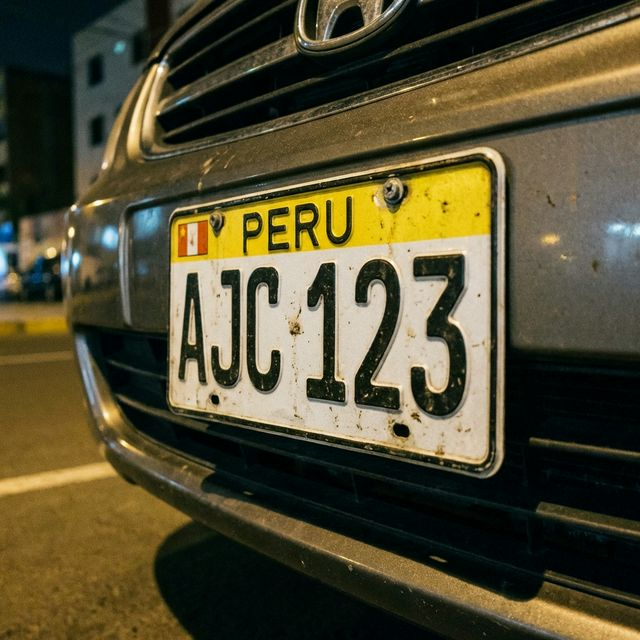
#> input picture tests/perspective_experiment/plates/perspective1.jpg, 640 x 640 px
$ python -i resolution_process.py   (imports and definitions only)   (older library calls are emulated)
#> lines starting #> are read from the running program, lines starting #| are printed output that depends on the picture; after the words box and inside, x2 and y2 are one past the last pixel; in counts of white or black regions, pixels touching at a corner belong together
import cv2
import numpy as np
import os
import time
from pathlib import Path

class SuperResolutionProcessor:
    """
    Super Resolution processor for enhancing license plate images without requiring
    external pre-trained models, designed to be compatible with InfractiVision
    preprocessing pipeline.
    """

    def __init__(self, scale_factor=2, denoise_strength=5, sharpen_strength=0.5):
        """
        Initialize the super resolution processor with customizable parameters.

        Args:
            scale_factor (int): Upscaling factor (1-4)
            denoise_strength (int): Strength of denoising (0-10)
            sharpen_strength (float): Strength of sharpening (0-1)
        """
        self.scale_factor = max(1, min(4, scale_factor))  # Limit between 1-4
        self.denoise_strength = max(0, min(10, denoise_strength))
        self.sharpen_strength = max(0, min(1, sharpen_strength))

        # Configure processing options
        self.use_gpu = False
        try:
            # Check if OpenCV can use CUDA
            cv_build_info = cv2.getBuildInformation()
            self.use_gpu = "NVIDIA CUDA" in cv_build_info and "YES" in cv_build_info.split("NVIDIA CUDA")[1].split("\n")[0]

            if self.use_gpu:
                print("CUDA available: GPU acceleration enabled for super-resolution")
        except:
            print("GPU not available, using CPU for processing")

    def enhance(self, image):
        """
        Apply multi-step enhancement to the license plate image.

        Args:
            image: Input image (numpy array BGR format or path to image)

        Returns:
            Enhanced super-resolution image
        """
        # Handle string path input
        if isinstance(image, str) or isinstance(image, Path):
            image = cv2.imread(str(image))

        if image is None or image.size == 0:
            print("Invalid image input for super-resolution")
            return None

        # Save original for final blending
        original = image.copy()

        # Create a processing pipeline
        processed = image.copy()

        # 1. Preprocessing (normalize brightness/contrast)
        processed = self._preprocess(processed)

        # 2. Denoise the image muy suavemente
        processed = self._denoise(processed)

        # 3. Mejorar contraste específicamente para OCR - muy conservador
        processed = self._enhance_contrast_for_ocr(processed)

        # 4. Mejorar específicamente caracteres de placas
        processed = self._enhance_plate_characters(processed)

        # 5. Upscale the image using advanced interpolation
        processed = self._upscale(processed)

        # 6. Apply minimal sharpening to enhance details
        processed = self._sharpen(processed)

        # 7. Apply post-processing enhancements - mucho más conservador
        processed = self._post_process(processed)

        # 8. NUEVO: Mezcla final con la imagen original para preservar textura natural
        if len(original.shape) == 2 and len(processed.shape) > 2:
            original_gray = original
        elif len(original.shape) > 2:
            original_gray = cv2.cvtColor(original, cv2.COLOR_BGR2GRAY)
        else:
            original_gray = original

        if len(processed.shape) == 2 and len(original.shape) > 2:
            # Redimensionar si es necesario
            if original_gray.shape != processed.shape:
                original_gray = cv2.resize(original_gray, (processed.shape[1], processed.shape[0]))

            # Mezcla final - mucho más conservadora para preservar detalles
            final_result = cv2.addWeighted(processed, 0.7, original_gray, 0.3, 0)
        else:
            final_result = processed

        return final_result

    def _preprocess(self, image):
        """Prepare the image with very gentle normalization and contrast enhancement"""
        # Convert to grayscale if color (for license plates)
        if len(image.shape) > 2:
            gray = cv2.cvtColor(image, cv2.COLOR_BGR2GRAY)
        else:
            gray = image.copy()

        # Guardar original para mezcla posterior
        original = gray.copy()

        # NUEVO: Verificar si la imagen necesita mejora de contraste
        min_val, max_val = np.min(gray), np.max(gray)
        contrast_range = max_val - min_val

        # Si el contraste ya es bueno, apenas tocamos la imagen
        if contrast_range > 100:
            # Apenas aplicar CLAHE muy suave
            clahe = cv2.createCLAHE(clipLimit=1.0, tileGridSize=(2, 2))
            enhanced = clahe.apply(gray)
            # Mayor peso a la original
            result = cv2.addWeighted(original, 0.7, enhanced, 0.3, 0)
            return result

        # Si el contraste es bajo, aplicar mejoras más sustanciales pero cuidadosas
        # Aplicar CLAHE con parámetros muy conservadores
        clahe = cv2.createCLAHE(clipLimit=1.2, tileGridSize=(2, 2))
        enhanced = clahe.apply(gray)

        # Eliminar ruido con filtro muy suave
        enhanced = cv2.GaussianBlur(enhanced, (3, 3), 0.5)

        # Normalizar usando percentiles para evitar valores extremos
        p5 = np.percentile(enhanced, 5)
        p95 = np.percentile(enhanced, 95)

        # Asegurar que hay suficiente rango para la normalización
        if p95 - p5 > 10:
            # Normalización más conservadora - sólo estirar parcialmente el histograma
            enhanced = np.clip((enhanced - p5) * 220.0 / (p95 - p5) + 20, 0, 255).astype(np.uint8)

        # MUCHO más peso a la imagen original para preservar detalles
        result = cv2.addWeighted(original, 0.6, enhanced, 0.4, 0)

        return result

    def _enhance_contrast_for_ocr(self, image):
        """Mejorar muy suavemente el contraste para OCR en placas de bajo contraste"""
        # Calcular histograma
        hist = cv2.calcHist([image], [0], None, [256], [0, 256])

        # Verificar si la imagen tiene bajo contraste
        hist_norm = hist / (image.shape[0] * image.shape[1])
        cumulative = np.cumsum(hist_norm)
        low_threshold = np.argmax(cumulative > 0.05)
        high_threshold = np.argmax(cumulative > 0.95)

        # Para placas, incluso con contraste normal aplicar mejora muy suave
        original = image.copy()

        # Aplicar ecualización muy limitada con parámetros muy conservadores
        clahe = cv2.createCLAHE(clipLimit=1.0, tileGridSize=(2, 2))
        enhanced = clahe.apply(image)

        # Si el contraste es muy bajo, aplicar mejoras adicionales muy suaves
        if high_threshold - low_threshold < 80:
            # No usar algoritmos agresivos, solo mejora suave de contraste local
            kernel_size = min(image.shape[0] // 4, image.shape[1] // 4, 15)
            if kernel_size % 2 == 0:
                kernel_size += 1

            if kernel_size >= 3:
                # Mejora local muy suave
                enhanced = cv2.equalizeHist(image)
                # Darle mucho más peso a la original
                enhanced = cv2.addWeighted(original, 0.75, enhanced, 0.25, 0)

        # Para todos los casos, mezcla muy conservadora
        return cv2.addWeighted(original, 0.8, enhanced, 0.2, 0)

    def _enhance_plate_characters(self, image):
        """Mejora específica para resaltar los caracteres de placas vehiculares"""
        # Esta función se enfoca en mantener la legibilidad de los caracteres
        original = image.copy()

        # 1. Detección suave de caracteres
        # Usar bordes más suaves para detectar caracteres
        grad_x = cv2.Sobel(image, cv2.CV_16S, 1, 0, ksize=3)
        grad_y = cv2.Sobel(image, cv2.CV_16S, 0, 1, ksize=3)
        abs_grad_x = cv2.convertScaleAbs(grad_x)
        abs_grad_y = cv2.convertScaleAbs(grad_y)
        gradient = cv2.addWeighted(abs_grad_x, 0.5, abs_grad_y, 0.5, 0)

        # Umbral adaptativo para detectar caracteres - muy conservador
        _, binary = cv2.threshold(gradient, 30, 255, cv2.THRESH_BINARY + cv2.THRESH_OTSU)

        # Suavizar la máscara para evitar bordes duros
        kernel = np.ones((3, 3), np.uint8)
        dilated = cv2.dilate(binary, kernel, iterations=1)
        char_mask = cv2.GaussianBlur(dilated, (5, 5), 1.5)

        # Normalizar la máscara a [0,1]
        char_mask = char_mask / 255.0

        # 2. Realizar mejoras selectivas en las áreas de caracteres
        # Mejora del contraste local - muy conservadora
        clahe = cv2.createCLAHE(clipLimit=1.2, tileGridSize=(2, 2))
        enhanced = clahe.apply(image)

        # Aplicar la máscara de forma suave para mezclar
        # Dieta i3: vectorizado numpy (el doble loop Python tardaba segundos).
        weight = (char_mask * 0.3).astype(np.float32)
        img_f = image.astype(np.float32)
        enh_f = enhanced.astype(np.float32)
        if weight.ndim == 2 and img_f.ndim == 3:
            weight = weight[:, :, None]
        result = img_f * (1.0 - weight) + enh_f * weight

        result = np.clip(result, 0, 255).astype(np.uint8)

        # Mezcla final - mantener mucho más de la original
        return cv2.addWeighted(original, 0.8, result, 0.2, 0)

    def _denoise(self, image):
        """Remove noise very gently while preserving edges and details"""
        original = image.copy()

        # Si la fuerza de denoising es muy baja, apenas hacer algo
        if self.denoise_strength <= 3:
            # Solo aplicar un filtro bilateral muy suave
            denoised = cv2.bilateralFilter(image, 5, max(5, self.denoise_strength * 3),
                                          max(5, self.denoise_strength * 3))
        else:
            # Para niveles medios, usar un enfoque híbrido pero conservador
            # Filtro bilateral para preservar bordes
            bilateral = cv2.bilateralFilter(image, 5, self.denoise_strength * 3, self.denoise_strength * 3)

            # Solo para ruido tipo "sal y pimienta", filtro de mediana muy suave
            if self.denoise_strength > 6:
                median = cv2.medianBlur(image, 3)
                # Mezcla con peso hacia bilateral que preserva bordes
                denoised = cv2.addWeighted(bilateral, 0.7, median, 0.3, 0)
            else:
                denoised = bilateral

            # Para fuerza muy alta, añadir non-local means pero con mucho peso en la original
            if self.denoise_strength > 8:
                h_value = min(10, self.denoise_strength)
                nlm = cv2.fastNlMeansDenoising(image, None, h_value, 5, 11)
                # Mezcla muy conservadora
                denoised = cv2.addWeighted(denoised, 0.7, nlm, 0.3, 0)

        # Mezcla final con la original para preservar detalles
        result = cv2.addWeighted(original, 0.4, denoised, 0.6, 0)
        return result

    def _upscale(self, image):
        """Upscale the image with extreme care for detail preservation"""
        h, w = image.shape[:2]
        target_h, target_w = h * self.scale_factor, w * self.scale_factor

        # Para placas, preservación de texto es crucial
        # Usar un único método de alta calidad: INTER_LANCZOS4 para texto nítido
        upscaled = cv2.resize(image, (target_w, target_h), interpolation=cv2.INTER_LANCZOS4)

        return upscaled

    def _sharpen(self, image):
        """Apply very minimal sharpening to enhance details without artifacts"""
        # Si no se requiere nitidez, devolver imagen original
        if self.sharpen_strength <= 0.1:
            return image

        original = image.copy()

        # Crear una versión suavizada para restar
        blurred = cv2.GaussianBlur(image, (5, 5), 1.0)

        # Crear máscara de bordes para aplicar nitidez selectiva
        mask = cv2.subtract(image, blurred)

        # Ajustar la fuerza pero mantenerla muy baja para evitar ruido
        # Reducir aún más el factor de intensidad
        alpha = self.sharpen_strength * 0.5  # Reducido de 0.8 a 0.5

        # Aplicar nitidez de forma muy selectiva
        sharpened = cv2.addWeighted(image, 1.0, mask, alpha, 0)

        # Mezclar con la original para suavizar el efecto
        result = cv2.addWeighted(original, 0.6, sharpened, 0.4, 0)

        return result

    def _post_process(self, image):
        """Apply extremely gentle final processing focused on detail preservation"""
        # Guardar original para mezcla final
        original = image.copy()

        # Muy suave eliminación de ruido residual
        denoised = cv2.bilateralFilter(image, 5, 10, 10)

        # COMPLETAMENTE NUEVO ENFOQUE: No usar binarización agresiva, sino mejorar contraste local
        # Esto preserva mucho mejor los detalles y las transiciones suaves

        # 1. Aplicar CLAHE muy suave para mejorar detalles
        clahe = cv2.createCLAHE(clipLimit=1.0, tileGridSize=(2, 2))
        enhanced = clahe.apply(denoised)

        # 2. Detectar bordes para aplicar mejoras selectivas
        edges = cv2.Canny(enhanced, 50, 150)
        edges = cv2.dilate(edges, np.ones((2, 2), np.uint8), iterations=1)

        # 3. Crear una máscara de bordes diluida
        edge_mask = cv2.GaussianBlur(edges.astype(float) / 255.0, (5, 5), 1.0)

        # 4. Aplicar mejoras solo en áreas de texto
        # Donde hay bordes (texto), aumentar contraste ligeramente
        # Donde no hay bordes (fondo), suavizar para reducir ruido

        # Crear imagen mejorada solo para áreas de texto
        # Dieta i3: vectorizado (el doble loop con if por píxel bloqueaba el hilo).
        text_enhanced = enhanced.copy()
        text_mask = edge_mask > 0.2
        dark = text_mask & (enhanced < 128)
        bright = text_mask & (enhanced >= 128)
        # Saturación con clip en vez de max/min por píxel
        text_enhanced[dark] = np.clip(
            enhanced[dark].astype(np.int16) - 5, 0, 255
        ).astype(np.uint8)
        text_enhanced[bright] = np.clip(
            enhanced[bright].astype(np.int16) + 5, 0, 255
        ).astype(np.uint8)

        # 5. Combinar con la imagen original - dando MUCHO peso a la original
        # Esto preserva los detalles y solo aplica pequeñas mejoras donde se necesita
        result = cv2.addWeighted(original, 0.85, text_enhanced, 0.15, 0)

        return result

    def process_plate(self, plate_img, save_path=None):
        """
        Process a license plate image to make it more suitable for OCR.

        Args:
            plate_img: Input plate image (numpy array or path)
            save_path: Optional path to save the enhanced image

        Returns:
            Enhanced plate image optimized for OCR
        """
        # Make sure we have a proper image
        if isinstance(plate_img, str):
            plate_img = cv2.imread(plate_img)
#> plate_img is the input picture: shape (640, 640, 3); mean B, G, R 50.1, 76.5, 82.3

        if plate_img is None or plate_img.size == 0:
            return None

        # Guarda la imagen original para combinar al final
        original_img = plate_img.copy()

        # Standardize size for better results
        h, w = plate_img.shape[:2]
        aspect_ratio = w / h

        # Resize to standard height while maintaining aspect ratio
        standard_height = 100
        new_width = int(standard_height * aspect_ratio)
        resized = cv2.resize(plate_img, (new_width, standard_height))

        # Apply super-resolution enhancement
        enhanced = self.enhance(resized)
#> in _preprocess, `gray = cv2.cvtColor(image, cv2.COLOR_BGR2GRAY)`:
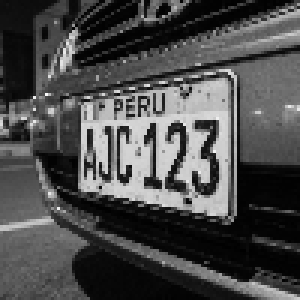
#> gray: shape (100, 100) (shown 3 times larger); min 0, max 250, mean 75.2
#> in _preprocess, `min_val, max_val = np.min(gray), np.max(gray)`: min_val = 0; max_val = 250
#> in _preprocess, `enhanced = clahe.apply(gray)`:
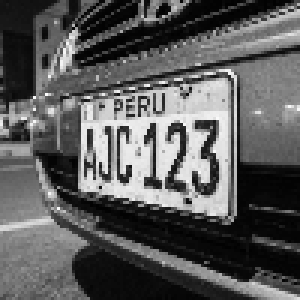
#> enhanced: shape (100, 100) (shown 3 times larger); min 1, max 253, mean 90.6
#> in _enhance_contrast_for_ocr, `hist = cv2.calcHist([image], [0], None, [256], [0, 256])`: hist = 256 values, max 392 at index 4, min 0 at index 0, mean 39.06
#> in _enhance_contrast_for_ocr, `hist_norm = hist / (image.shape[0] * image.shape[1])`: hist_norm = 256 values, max 0.0392 at index 4, min 0 at index 0, mean 0.00391
#> in _enhance_contrast_for_ocr, `cumulative = np.cumsum(hist_norm)`: cumulative = 256 values from 0 to 1
#> in _enhance_contrast_for_ocr, `low_threshold = np.argmax(cumulative > 0.05)`: low_threshold = 4
#> in _enhance_contrast_for_ocr, `high_threshold = np.argmax(cumulative > 0.95)`: high_threshold = 210
#> in _enhance_plate_characters, `gradient = cv2.addWeighted(abs_grad_x, 0.5, abs_grad_y, 0.5, 0)`:
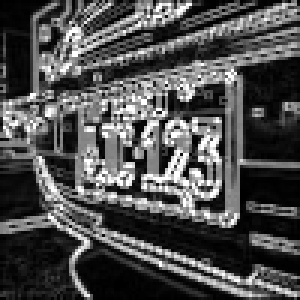
#> gradient: shape (100, 100) (shown 3 times larger); min 0, max 255, mean 78.4
#> in _enhance_plate_characters, `_, binary = cv2.threshold(gradient, 30, 255, cv2.THRESH_BINARY + cv2.T..`:
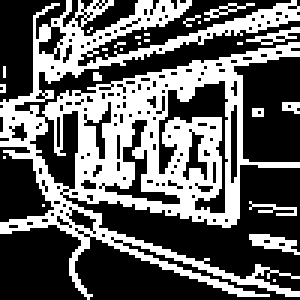
#> binary: shape (100, 100) (shown 3 times larger); 38.9% white; 24 white regions (19 under 20 px), largest, box (x1, y1, x2, y2) and area: (0, 0, 100, 100) 3647, (83, 78, 100, 85) 61, (82, 9, 100, 15) 41, (83, 67, 99, 72) 31, (68, 1, 85, 7) 29
#> in _enhance_plate_characters, `weight = (char_mask * 0.3).astype(np.float32)`:
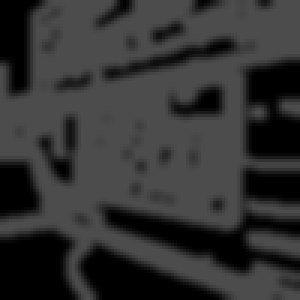
#> weight: shape (100, 100) float32 (shown 3 times larger); min 0, max 0.3, mean 0.196
#> in _post_process, `edge_mask = cv2.GaussianBlur(edges.astype(float) / 255.0, (5, 5), 1.0)`:
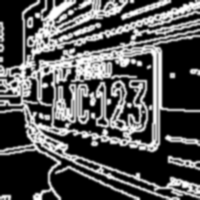
#> edge_mask: shape (200, 200) float64; min 0, max 1, mean 0.332
#> in enhance, `original_gray = cv2.resize(original_gray, (processed.shape[1], process..`:
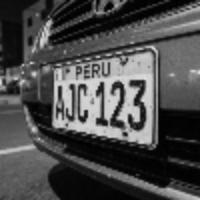
#> original_gray: shape (200, 200); min 1, max 228, mean 75.1

        # NUEVO: Final blending con la imagen original redimensionada
        # Esto ayuda a mantener la naturalidad de la imagen
        original_resized = cv2.resize(original_img, (new_width, standard_height))

        # CORREGIDO: Asegurarse de que las imágenes tengan el mismo tamaño y formato
        if len(enhanced.shape) == 2 and len(original_resized.shape) > 2:
            # Si enhanced es gris pero original es color, convertir original a gris
            original_gray = cv2.cvtColor(original_resized, cv2.COLOR_BGR2GRAY)

            # VERIFICAR QUE LOS TAMAÑOS COINCIDEN
            if enhanced.shape != original_gray.shape:
                original_gray = cv2.resize(original_gray, (enhanced.shape[1], enhanced.shape[0]))

            # Ahora el blending es seguro
            final_enhanced = cv2.addWeighted(enhanced, 0.85, original_gray, 0.15, 0)
        else:
            # Si ambas son del mismo tipo (ambas color o ambas gris)
            try:
                # VERIFICAR Y CORREGIR tamaños para asegurar compatibilidad
                if enhanced.shape[:2] != original_resized.shape[:2]:
                    original_resized = cv2.resize(original_resized, (enhanced.shape[1], enhanced.shape[0]))

                # Si enhanced tiene diferentes canales que original, convertir
                if len(enhanced.shape) != len(original_resized.shape):
                    if len(enhanced.shape) > len(original_resized.shape):
                        # Si enhanced es color y original es gris, convertir original a color
                        original_resized = cv2.cvtColor(original_resized, cv2.COLOR_GRAY2BGR)
                    else:
                        # Si enhanced es gris y original es color, convertir enhanced a color
                        enhanced = cv2.cvtColor(enhanced, cv2.COLOR_GRAY2BGR)

                final_enhanced = cv2.addWeighted(enhanced, 0.85, original_resized, 0.15, 0)
            except Exception as e:
                print(f"Error en blending final: {e}")
                final_enhanced = enhanced  # Si hay error, usar solo la mejorada

        # Save if requested
        if save_path is not None:
            try:
                os.makedirs(os.path.dirname(os.path.abspath(save_path)), exist_ok=True)
                cv2.imwrite(save_path, final_enhanced)
            except Exception as e:
                print(f"Error al guardar imagen: {e}")

        return final_enhanced


# Factory function to create and configure a SuperResolutionProcessor
# based on lighting conditions and customize it
# [21 lines left out: function enhance_plate_image, not called in this run]

# Nuevas funciones auxiliares para mejorar la detección de placas

>>> result = SuperResolutionProcessor().process_plate('../../../tests/perspective_experiment/plates/perspective1.jpg')
